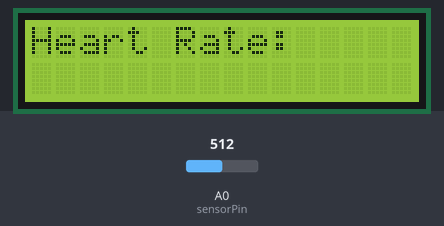
Recording of a sketch running on a simulated Arduino Uno, built with avr-gcc and run on an emulated ATmega328P. On the bench: 16×2 character LCD. The inputs (shaded band) are chosen by the test bench; at power-on: A0 (sensorPin) = 512. What the sketch prints to the serial monitor is not drawn.

Above: at 1.2 s.
1.3 s: A0 (sensorPin) set to 539
2.8 s: A0 (sensorPin) set to 564
At 4.0 s:
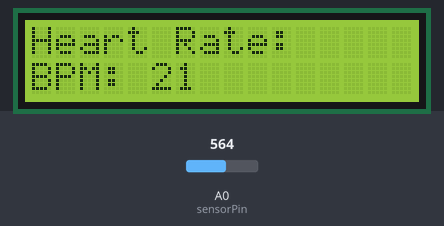
Timing chart, 0 to 5.8 s (numbered marks = the images above; inputs shaded):
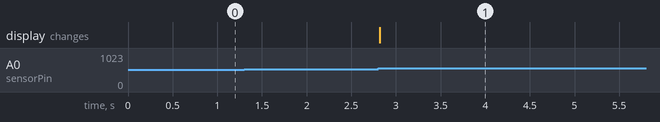

Measured:
- the behaviour switches between 550 and 551 on A0 (sensorPin) (found by bisection; images 0 and 1)
- after the input at 1.3 s, every drawn part: stays the same
- after the input at 2.8 s, the display: changes at once (image 1)

The sketch:

heart_rate_moniter.ino
```cpp
#include <Wire.h>
#include <LiquidCrystal_I2C.h>

LiquidCrystal_I2C lcd(0x27, 16, 2); // I2C LCD address

int sensorPin = A0;
int threshold = 550;
bool pulseDetected = false;
unsigned long lastBeatTime = 0;
unsigned long currentTime = 0;
int bpm = 0;

void setup() {
  Serial.begin(9600);
  lcd.init();
  lcd.backlight();
  lcd.setCursor(0, 0);
  lcd.print("Heart Rate:");
}

void loop() {
  int sensorValue = analogRead(sensorPin);
  currentTime = millis();

  // Detect rising edge (heartbeat)
  if (sensorValue > threshold && !pulseDetected) {
    pulseDetected = true;

    unsigned long timeBetweenBeats = currentTime - lastBeatTime;
    if (timeBetweenBeats > 300) {  // Ignore noise (< 200ms = 300bpm, too fast)
      bpm = 60000 / timeBetweenBeats;
      lastBeatTime = currentTime;

      Serial.print("BPM: ");
      Serial.println(bpm);

      lcd.setCursor(0, 1);
      lcd.print("BPM: ");
      lcd.print(bpm);
      lcd.print("   ");
    }
  }

  // Reset pulse detection after pulse goes down
  if (sensorValue < threshold) {
    pulseDetected = false;
  }

  delay(10);  // Small delay for stability
}
```
